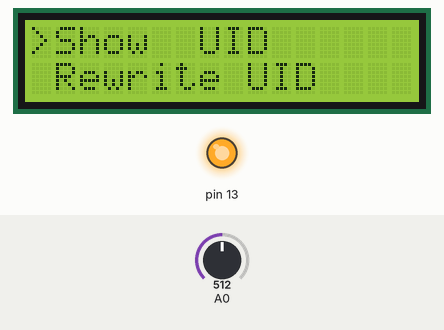
Simulated run of this sketch. Board: Arduino Mega 2560, built with avr-gcc and run on an emulated ATmega2560. Shown: 16×2 character LCD, output pins drawn as LEDs (lit = HIGH). The inputs (shaded band) are chosen by the test bench; at power-on: A0 = 512. Pins used as bus, display or sensor lines are not drawn; what the sketch prints to the serial monitor is not drawn.

Above: at 2.8 s.
2.9 s: A0 set to 531
At 3.3 s:
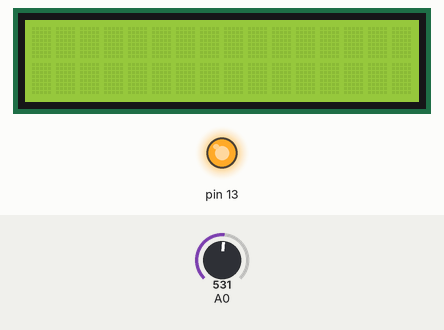
At 3.66 s:
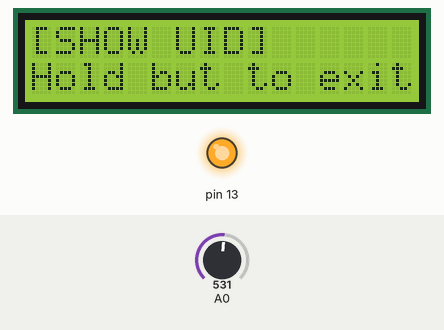
5.9 s: A0 set to 306
At 6.86 s:
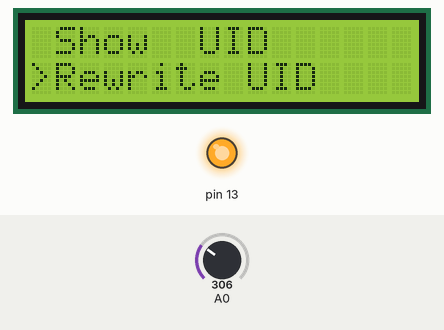
8.9 s: A0 set to 341
10.4 s: A0 set to 369
13.4 s: A0 set to 716
At 14.3 s:
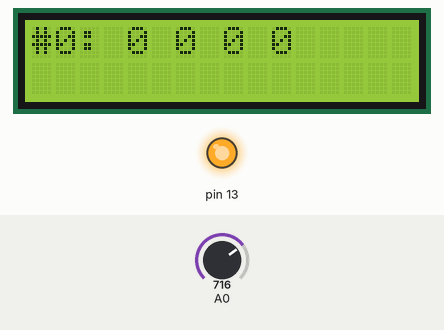
16.4 s: A0 set to 1023
Timing chart, 0 to 18.9 s (numbered marks = the images above; inputs shaded):
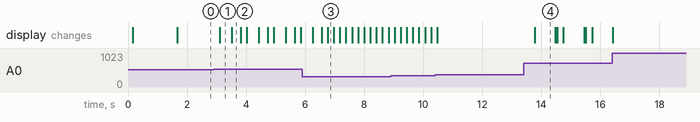

The sketch:

intercomKeysClonner.ino
```cpp
#include <LiquidCrystal.h>
#include <SPI.h>
#include <MFRC522.h>


#define RST_PIN 20 // DONT TOUCH IT
#define SS_PIN  53 // I SAID NO

#define buttonsCount 5
#define buttonFault 10

#define rightButton 0
#define topButton 143
#define downButton 341
#define leftButton 510
#define selectButton 730

int buttonValue;
int selected = 0; // 0 for the first element (id of element which is choosen now)
int maxInMenu;
int currentButton = -1; // button index (0 - 4)
int buttonsValuesList[buttonsCount] = { rightButton + buttonFault,
                                        topButton + buttonFault,
                                        downButton + buttonFault,
                                        leftButton + buttonFault,
                                        selectButton + buttonFault
                                       };


LiquidCrystal lcd(8, 9, 4, 5, 6, 7);    // correct pins for lcd1602 keyboard shield
MFRC522 mfrc522(SS_PIN, RST_PIN);  // Create MFRC522 instance


void setup() {
  Serial.begin(9600); // The most popular bog rate for this board

  lcd.begin(16, 2); // display with 16 columns (with 1 symvol in one) and 2 rows
  // lcd.clear(); // clear display
  lcd.setCursor(0, 0); // start point for drawing (in null column and first row)
  // lcd.print("hello, world!");

  // RC522 init
  SPI.begin();			// Init SPI bus
	mfrc522.PCD_Init();		// Init MFRC522
	delay(40);				// Optional delay
	// mfrc522.PCD_DumpVersionToSerial();	// Show details of PCD - MFRC522 Card Reader details

  showDemo(); // loading screen

  pinMode(13, OUTPUT);
  digitalWrite(13, HIGH);
  Serial.println("Ready for use");

  // just to remember
  // lcd.autoscroll();
  // lcd.noAutoscroll();
}

void loop() {
  updateMainMenu();

  currentButton = detectButton();
  delay(200);

  Serial.print("Detected button ID: ");
  Serial.println(currentButton);

  // menu navigation
  if (currentButton == 2) {
    if (selected + 1 < maxInMenu) {
      selected++;
    } else {
      selected = 0;
    }
  } else if (currentButton == 1) {
    if (selected - 1 >= 0) {
      selected--;
    } else {
      selected = maxInMenu - 1;
    }
  } else if (currentButton == 4) {
    switch (selected) {
      case 0:
              showUID();
              break;
      case 1:
              rewriteUID();
              break;

      default: return;
    }
  }
}


void updateMainMenu() {
  Serial.println("Main manu has been updated.");

  // configs for menu
  maxInMenu = 2; // menu has only maxInMenu elements

  // drawing menu (i didnt used printTop/bottom funcs cause had a problem with adding after ternary operator)
  lcd.clear();
  lcd.setCursor(0, 0);
  lcd.print((selected == 0) ? ">" : " ");
  lcd.print("Show  UID");
  lcd.setCursor(0, 1);
  lcd.print((selected == 1) ? ">" : " ");
  lcd.print("Rewrite UID");
}


void rewriteUID() {
  // base instructions
  String instruction1 = "Put a mark on the scanner to save it.";
  String instruction2 = "To write UID choose it and press Select.";
  String instruction3 = "Use Right/Left and Select buttons.";

  // lcd.clear();
  // lcd.setCursor(0, 0);
  // lcd.autoscroll();

  // for (int i = 0; i < 61; i++) {
  //   lcd.print(instruction1[i]);
  //   delay(150);
  // }

  // lcd.clear();
  // lcd.setCursor(0, 1);

  // for (int i = 0; i < 64; i++) {
  //   lcd.print(instruction2[i]);
  //   delay(150);
  // }

  // lcd.clear();
  // lcd.setCursor(0, 0);

  // for (int i = 0; i < 58; i++) {
  //   lcd.print(instruction3[i]);
  //   delay(150);
  // }

  // lcd.noAutoscroll();
  lcd.clear();

  // 10 availabel "fields" for UID
  int filedsCount = 10;
  int savedUIDs[filedsCount][4] = {
    {0, 0, 0, 0},
    {0, 0, 0, 0},
    {0, 0, 0, 0},
    {0, 0, 0, 0},
    {0, 0, 0, 0},
    {0, 0, 0, 0},
    {0, 0, 0, 0},
    {0, 0, 0, 0},
    {0, 0, 0, 0},
    {0, 0, 0, 0}
  };

  int selectedField = 0;
  int menuOptionsCount = filedsCount + 2;

  while (true) {
    lcd.clear();
    if (selectedField < filedsCount){
      // print filed data
      String UID_INFO = "";
      for (byte i = 0; i < 4; i++) {
        UID_INFO += String(savedUIDs[selectedField][i], HEX) + " ";
      }

      lcd.clear();
      printTop("#" + (String) selectedField + ": " + UID_INFO);
    } else { // print another helpful options
      if (selectedField == (filedsCount + 1) - 1) printTop(" Delete all");
      if (selectedField == (filedsCount + 2) - 1) printTop(" Back");
    }


    currentButton = detectCurrentButton();
    if (currentButton != -1) {
      // if any button delected
      Serial.print("Detected button ID: ");
      delay(200);

      // keys functions
      switch (currentButton) {
        case 0: // right key
          if (selectedField + 1 < menuOptionsCount) {
            selectedField++;
          } else {
            selectedField = 0;
          }

          break;

        case 3: // left key
          if (selectedField - 1 >= 0) {
            selectedField--;
          } else {
            selectedField = menuOptionsCount - 1;
          }

          break;

        case 4:
          if (selectedField < filedsCount) { // write new UID
            delay(500);

            lcd.clear();
            printTop("Ready to write");

            byte newUID[] = {0x0, 0x0, 0x0, 0x0};

            String UID_INFO = "";
            for (byte i = 0; i < 4; i++) {
              UID_INFO += String(savedUIDs[selectedField][i], HEX) + " ";
              newUID[i] = (byte) savedUIDs[selectedField][i];
            }

            printBottom("  " +  UID_INFO);

            // waiting for the mark or untill button will be pressed
            do {} while ( (!mfrc522.PICC_IsNewCardPresent() || !mfrc522.PICC_ReadCardSerial()) && !detectAnyButton());

            if ( mfrc522.MIFARE_SetUid(newUID, (byte) 4, true) ) {
              Serial.println(F("Wrote new UID to card."));

              mfrc522.PICC_HaltA();
              if ( ! mfrc522.PICC_IsNewCardPresent() || ! mfrc522.PICC_ReadCardSerial() ) {
                return;
              }

              lcd.clear();
              printTop("Success.");
              delay(1000);
              return;
            } else {
              lcd.clear();
              printTop("Error");
              printBottom("Can`t change UID");

              delay(1000);
            }
          } else {
            if (selectedField == (filedsCount + 1) - 1) { // delete all option
              int savedUIDs[filedsCount][4] = {
                {0, 0, 0, 0},
                {0, 0, 0, 0},
                {0, 0, 0, 0},
                {0, 0, 0, 0},
                {0, 0, 0, 0},
                {0, 0, 0, 0},
                {0, 0, 0, 0},
                {0, 0, 0, 0},
                {0, 0, 0, 0},
                {0, 0, 0, 0}
              };

              int selectedField = 0;
            }
            if (selectedField == (filedsCount + 2) - 1) return; // back option
          }
      }
    } else if (mfrc522.PICC_IsNewCardPresent() && mfrc522.PICC_ReadCardSerial())  // if card has been detected
    {
      if (selectedField < filedsCount) {
        Serial.println(selectedField);
        // read UID and write to the field
        for (byte i = 0; i < mfrc522.uid.size; i++) {
          savedUIDs[selectedField][i] = mfrc522.uid.uidByte[i];
        }
      }
    }

    else { // if nothing happend just set delay
      delay(100);
    }
  }
}


void showUID() {
  lcd.clear();
  delay(400);

  lcd.clear();
  printTop("[SHOW UID]");
  printBottom("Hold but to exit");

  while (true) {
    if (detectAnyButton()){
      selected = 0;
      delay(300);
      return;
    }

    if ( ! mfrc522.PICC_IsNewCardPresent()) continue; // Reset the loop if no new card present on the sensor/reader. This saves the entire process.
    if ( ! mfrc522.PICC_ReadCardSerial()) continue; // Select one of the cards

    String UID_INFO = "";

    for (byte i = 0; i < mfrc522.uid.size; i++) {
      UID_INFO += String(mfrc522.uid.uidByte[i], HEX) + " ";
    }

    lcd.clear();
    printTop("[SHOW UID]");
    printBottom(UID_INFO);
    delay(100);
  }
}

// func for showing load demo screen

void showDemo() {
  lcd.clear();
  lcd.setCursor(3, 0);
  lcd.print("Create by:");
  lcd.setCursor(5, 1);
  lcd.print("$Admin");

  Serial.println("Create by: $Admin");

  delay(1500);
  lcd.clear();
}


// simply base functions

void printTop(String text) {
  lcd.setCursor(0, 0);
  lcd.print(text);
}

void printBottom(String text) {
  lcd.setCursor(0, 1);
  lcd.print(text);
}

bool detectAnyButton() {
  if (analogRead(A0) < 1020) return true;
  return false;
}

int detectButton() {
  // waiting for pressing a button
  do {
    buttonValue = analogRead(A0);
  } while (buttonValue > 1020);

  for (int i = 0; i < buttonsCount; i++) {
    if (buttonValue < buttonsValuesList[i]) return i;
  }
}

int detectCurrentButton() {
  buttonValue = analogRead(A0);

  for (int i = 0; i < buttonsCount; i++) {
    if (buttonValue < buttonsValuesList[i]) return i;
  }

  return -1;
}
```

Measured:
- the behaviour switches between 519 and 520 on A0 (found by bisection; images 0 and 1)
- after the input at 2.9 s, the display: changes after 0.20 s (image 1)
- after the input at 5.9 s, the display: first differs from a run without the input after 0.87 s (image 3)
- after the input at 13.4 s, the display: changes after 0.37 s (image 4)
- what the display in image 1 shows lasts 0.4 s, from 3.1 s to 3.5 s
- what the display in image 4 shows lasts 0.7 s, from 13.8 s to 14.5 s
